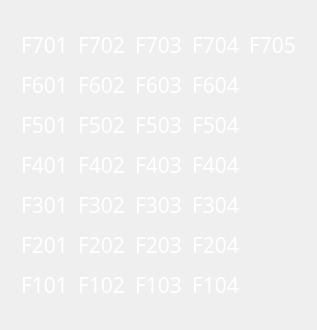
            <widget class="QWidget" name="bay_f_page">
             <layout class="QVBoxLayout" name="verticalLayout_40">
              <item>
               <widget class="QFrame" name="frame_36">
                <property name="frameShape">
                 <enum>QFrame::NoFrame</enum>
                </property>
                <property name="frameShadow">
                 <enum>QFrame::Raised</enum>
                </property>
                <layout class="QHBoxLayout" name="horizontalLayout_10">
                 <property name="spacing">
                  <number>10</number>
                 </property>
                 <property name="leftMargin">
                  <number>10</number>
                 </property>
                 <property name="topMargin">
                  <number>10</number>
                 </property>
                 <property name="rightMargin">
                  <number>10</number>
                 </property>
                 <property name="bottomMargin">
                  <number>10</number>
                 </property>
                 <item>
                  <widget class="QFrame" name="frame_37">
                   <property name="frameShape">
                    <enum>QFrame::NoFrame</enum>
                   </property>
                   <property name="frameShadow">
                    <enum>QFrame::Raised</enum>
                   </property>
                   <layout class="QVBoxLayout" name="verticalLayout_41">
                    <property name="spacing">
                     <number>10</number>
                    </property>
                    <property name="leftMargin">
                     <number>0</number>
                    </property>
                    <property name="rightMargin">
                     <number>0</number>
                    </property>
                    <item>
                     <widget class="QLabel" name="f701">
                      <property name="font">
                       <font>
                        <family>Mitr SemiBold</family>
                        <pointsize>16</pointsize>
                       </font>
                      </property>
                      <property name="styleSheet">
                       <string notr="true">color: rgb(255, 255, 255);</string>
                      </property>
                      <property name="text">
                       <string>F701</string>
                      </property>
                      <property name="alignment">
                       <set>Qt::AlignCenter</set>
                      </property>
                     </widget>
                    </item>
                    <item>
                     <widget class="QLabel" name="f601">
                      <property name="font">
                       <font>
                        <family>Mitr SemiBold</family>
                        <pointsize>16</pointsize>
                       </font>
                      </property>
                      <property name="styleSheet">
                       <string notr="true">color: rgb(255, 255, 255);</string>
                      </property>
                      <property name="text">
                       <string>F601</string>
                      </property>
                      <property name="alignment">
                       <set>Qt::AlignCenter</set>
                      </property>
                     </widget>
                    </item>
                    <item>
                     <widget class="QLabel" name="f501">
                      <property name="font">
                       <font>
                        <family>Mitr SemiBold</family>
                        <pointsize>16</pointsize>
                       </font>
                      </property>
                      <property name="styleSheet">
                       <string notr="true">color: rgb(255, 255, 255);</string>
                      </property>
                      <property name="text">
                       <string>F501</string>
                      </property>
                      <property name="alignment">
                       <set>Qt::AlignCenter</set>
                      </property>
                     </widget>
                    </item>
                    <item>
                     <widget class="QLabel" name="f401">
                      <property name="font">
                       <font>
                        <family>Mitr SemiBold</family>
                        <pointsize>16</pointsize>
                       </font>
                      </property>
                      <property name="styleSheet">
                       <string notr="true">color: rgb(255, 255, 255);</string>
                      </property>
                      <property name="text">
                       <string>F401</string>
                      </property>
                      <property name="alignment">
                       <set>Qt::AlignCenter</set>
                      </property>
                     </widget>
                    </item>
                    <item>
                     <widget class="QLabel" name="f301">
                      <property name="font">
                       <font>
                        <family>Mitr SemiBold</family>
                        <pointsize>16</pointsize>
                       </font>
                      </property>
                      <property name="styleSheet">
                       <string notr="true">color: rgb(255, 255, 255);</string>
                      </property>
                      <property name="text">
                       <string>F301</string>
                      </property>
                      <property name="alignment">
                       <set>Qt::AlignCenter</set>
                      </property>
                     </widget>
                    </item>
                    <item>
                     <widget class="QLabel" name="f201">
                      <property name="font">
                       <font>
                        <family>Mitr SemiBold</family>
                        <pointsize>16</pointsize>
                       </font>
                      </property>
                      <property name="styleSheet">
                       <string notr="true">color: rgb(255, 255, 255);</string>
                      </property>
                      <property name="text">
                       <string>F201</string>
                      </property>
                      <property name="alignment">
                       <set>Qt::AlignCenter</set>
                      </property>
                     </widget>
                    </item>
                    <item>
                     <widget class="QLabel" name="f101">
                      <property name="font">
                       <font>
                        <family>Mitr SemiBold</family>
                        <pointsize>16</pointsize>
                       </font>
                      </property>
                      <property name="styleSheet">
                       <string notr="true">color: rgb(255, 255, 255);</string>
                      </property>
                      <property name="text">
                       <string>F101</string>
                      </property>
                      <property name="alignment">
                       <set>Qt::AlignCenter</set>
                      </property>
                     </widget>
                    </item>
                   </layout>
                  </widget>
                 </item>
                 <item>
                  <widget class="QFrame" name="frame_38">
                   <property name="frameShape">
                    <enum>QFrame::NoFrame</enum>
                   </property>
                   <property name="frameShadow">
                    <enum>QFrame::Raised</enum>
                   </property>
                   <layout class="QVBoxLayout" name="verticalLayout_46">
                    <property name="spacing">
                     <number>10</number>
                    </property>
                    <property name="leftMargin">
                     <number>0</number>
                    </property>
                    <property name="rightMargin">
                     <number>0</number>
                    </property>
                    <item>
                     <widget class="QLabel" name="f702">
                      <property name="font">
                       <font>
                        <family>Mitr SemiBold</family>
                        <pointsize>16</pointsize>
                       </font>
                      </property>
                      <property name="styleSheet">
                       <string notr="true">color: rgb(255, 255, 255);</string>
                      </property>
                      <property name="text">
                       <string>F702</string>
                      </property>
                      <property name="alignment">
                       <set>Qt::AlignCenter</set>
                      </property>
                     </widget>
                    </item>
                    <item>
                     <widget class="QLabel" name="f602">
                      <property name="font">
                       <font>
                        <family>Mitr SemiBold</family>
                        <pointsize>16</pointsize>
                       </font>
                      </property>
                      <property name="styleSheet">
                       <string notr="true">color: rgb(255, 255, 255);</string>
                      </property>
                      <property name="text">
                       <string>F602</string>
                      </property>
                      <property name="alignment">
                       <set>Qt::AlignCenter</set>
                      </property>
                     </widget>
                    </item>
                    <item>
                     <widget class="QLabel" name="f502">
                      <property name="font">
                       <font>
                        <family>Mitr SemiBold</family>
                        <pointsize>16</pointsize>
                       </font>
                      </property>
                      <property name="styleSheet">
                       <string notr="true">color: rgb(255, 255, 255);</string>
                      </property>
                      <property name="text">
                       <string>F502</string>
                      </property>
                      <property name="alignment">
                       <set>Qt::AlignCenter</set>
                      </property>
                     </widget>
                    </item>
                    <item>
                     <widget class="QLabel" name="f402">
                      <property name="font">
                       <font>
                        <family>Mitr SemiBold</family>
                        <pointsize>16</pointsize>
                       </font>
                      </property>
                      <property name="styleSheet">
                       <string notr="true">color: rgb(255, 255, 255);</string>
                      </property>
                      <property name="text">
                       <string>F402</string>
                      </property>
                      <property name="alignment">
                       <set>Qt::AlignCenter</set>
                      </property>
                     </widget>
                    </item>
                    <item>
                     <widget class="QLabel" name="f302">
                      <property name="font">
                       <font>
                        <family>Mitr SemiBold</family>
                        <pointsize>16</pointsize>
                       </font>
                      </property>
                      <property name="styleSheet">
                       <string notr="true">color: rgb(255, 255, 255);</string>
                      </property>
                      <property name="text">
                       <string>F302</string>
                      </property>
                      <property name="alignment">
                       <set>Qt::AlignCenter</set>
                      </property>
                     </widget>
                    </item>
                    <item>
                     <widget class="QLabel" name="f202">
                      <property name="font">
                       <font>
                        <family>Mitr SemiBold</family>
                        <pointsize>16</pointsize>
                       </font>
                      </property>
                      <property name="styleSheet">
                       <string notr="true">color: rgb(255, 255, 255);</string>
                      </property>
                      <property name="text">
                       <string>F202</string>
                      </property>
                      <property name="alignment">
                       <set>Qt::AlignCenter</set>
                      </property>
                     </widget>
                    </item>
                    <item>
                     <widget class="QLabel" name="f102">
                      <property name="font">
                       <font>
                        <family>Mitr SemiBold</family>
                        <pointsize>16</pointsize>
                       </font>
                      </property>
                      <property name="styleSheet">
                       <string notr="true">color: rgb(255, 255, 255);</string>
                      </property>
                      <property name="text">
                       <string>F102</string>
                      </property>
                      <property name="alignment">
                       <set>Qt::AlignCenter</set>
                      </property>
                     </widget>
                    </item>
                   </layout>
                  </widget>
                 </item>
                 <item>
                  <widget class="QFrame" name="frame_39">
                   <property name="frameShape">
                    <enum>QFrame::NoFrame</enum>
                   </property>
                   <property name="frameShadow">
                    <enum>QFrame::Raised</enum>
                   </property>
                   <layout class="QVBoxLayout" name="verticalLayout_47">
                    <property name="spacing">
                     <number>10</number>
                    </property>
                    <property name="leftMargin">
                     <number>0</number>
                    </property>
                    <property name="rightMargin">
                     <number>0</number>
                    </property>
                    <item>
                     <widget class="QLabel" name="f703">
                      <property name="font">
                       <font>
                        <family>Mitr SemiBold</family>
                        <pointsize>16</pointsize>
                       </font>
                      </property>
                      <property name="styleSheet">
                       <string notr="true">color: rgb(255, 255, 255);</string>
                      </property>
                      <property name="text">
                       <string>F703</string>
                      </property>
                      <property name="alignment">
                       <set>Qt::AlignCenter</set>
                      </property>
                     </widget>
                    </item>
                    <item>
                     <widget class="QLabel" name="f603">
                      <property name="font">
                       <font>
                        <family>Mitr SemiBold</family>
                        <pointsize>16</pointsize>
                       </font>
                      </property>
                      <property name="styleSheet">
                       <string notr="true">color: rgb(255, 255, 255);</string>
                      </property>
                      <property name="text">
                       <string>F603</string>
                      </property>
                      <property name="alignment">
                       <set>Qt::AlignCenter</set>
                      </property>
                     </widget>
                    </item>
                    <item>
                     <widget class="QLabel" name="f503">
                      <property name="font">
                       <font>
                        <family>Mitr SemiBold</family>
                        <pointsize>16</pointsize>
                       </font>
                      </property>
                      <property name="styleSheet">
                       <string notr="true">color: rgb(255, 255, 255);</string>
                      </property>
                      <property name="text">
                       <string>F503</string>
                      </property>
                      <property name="alignment">
                       <set>Qt::AlignCenter</set>
                      </property>
                     </widget>
                    </item>
                    <item>
                     <widget class="QLabel" name="f403">
                      <property name="font">
                       <font>
                        <family>Mitr SemiBold</family>
                        <pointsize>16</pointsize>
                       </font>
                      </property>
                      <property name="styleSheet">
                       <string notr="true">color: rgb(255, 255, 255);</string>
                      </property>
                      <property name="text">
                       <string>F403</string>
                      </property>
                      <property name="alignment">
                       <set>Qt::AlignCenter</set>
                      </property>
                     </widget>
                    </item>
                    <item>
                     <widget class="QLabel" name="f303">
                      <property name="font">
                       <font>
                        <family>Mitr SemiBold</family>
                        <pointsize>16</pointsize>
                       </font>
                      </property>
                      <property name="styleSheet">
                       <string notr="true">color: rgb(255, 255, 255);</string>
                      </property>
                      <property name="text">
                       <string>F303</string>
                      </property>
                      <property name="alignment">
                       <set>Qt::AlignCenter</set>
                      </property>
                     </widget>
                    </item>
                    <item>
                     <widget class="QLabel" name="f203">
                      <property name="font">
                       <font>
                        <family>Mitr SemiBold</family>
                        <pointsize>16</pointsize>
                       </font>
                      </property>
                      <property name="styleSheet">
                       <string notr="true">color: rgb(255, 255, 255);</string>
                      </property>
                      <property name="text">
                       <string>F203</string>
                      </property>
                      <property name="alignment">
                       <set>Qt::AlignCenter</set>
                      </property>
                     </widget>
                    </item>
                    <item>
                     <widget class="QLabel" name="f103">
                      <property name="font">
                       <font>
                        <family>Mitr SemiBold</family>
                        <pointsize>16</pointsize>
                       </font>
                      </property>
                      <property name="styleSheet">
                       <string notr="true">color: rgb(255, 255, 255);</string>
                      </property>
                      <property name="text">
                       <string>F103</string>
                      </property>
                      <property name="alignment">
                       <set>Qt::AlignCenter</set>
                      </property>
                     </widget>
                    </item>
                   </layout>
                  </widget>
                 </item>
                 <item>
                  <widget class="QFrame" name="frame_40">
                   <property name="frameShape">
                    <enum>QFrame::NoFrame</enum>
                   </property>
                   <property name="frameShadow">
                    <enum>QFrame::Raised</enum>
                   </property>
                   <layout class="QVBoxLayout" name="verticalLayout_48">
                    <property name="spacing">
                     <number>10</number>
                    </property>
                    <property name="leftMargin">
                     <number>0</number>
                    </property>
                    <property name="rightMargin">
                     <number>0</number>
                    </property>
                    <item>
                     <widget class="QLabel" name="f704">
                      <property name="font">
                       <font>
                        <family>Mitr SemiBold</family>
                        <pointsize>16</pointsize>
                       </font>
                      </property>
                      <property name="styleSheet">
                       <string notr="true">color: rgb(255, 255, 255);</string>
                      </property>
                      <property name="text">
                       <string>F704</string>
                      </property>
                      <property name="alignment">
                       <set>Qt::AlignCenter</set>
                      </property>
                     </widget>
                    </item>
                    <item>
                     <widget class="QLabel" name="f604">
                      <property name="font">
                       <font>
                        <family>Mitr SemiBold</family>
                        <pointsize>16</pointsize>
                       </font>
                      </property>
                      <property name="styleSheet">
                       <string notr="true">color: rgb(255, 255, 255);</string>
                      </property>
                      <property name="text">
                       <string>F604</string>
                      </property>
                      <property name="alignment">
                       <set>Qt::AlignCenter</set>
                      </property>
                     </widget>
                    </item>
                    <item>
                     <widget class="QLabel" name="f504">
                      <property name="font">
                       <font>
                        <family>Mitr SemiBold</family>
                        <pointsize>16</pointsize>
                       </font>
                      </property>
                      <property name="styleSheet">
                       <string notr="true">color: rgb(255, 255, 255);</string>
                      </property>
                      <property name="text">
                       <string>F504</string>
                      </property>
                      <property name="alignment">
                       <set>Qt::AlignCenter</set>
                      </property>
                     </widget>
                    </item>
                    <item>
                     <widget class="QLabel" name="f404">
                      <property name="font">
                       <font>
                        <family>Mitr SemiBold</family>
                        <pointsize>16</pointsize>
                       </font>
                      </property>
                      <property name="styleSheet">
                       <string notr="true">color: rgb(255, 255, 255);</string>
                      </property>
                      <property name="text">
                       <string>F404</string>
                      </property>
                      <property name="alignment">
                       <set>Qt::AlignCenter</set>
                      </property>
                     </widget>
                    </item>
                    <item>
                     <widget class="QLabel" name="f304">
                      <property name="font">
                       <font>
                        <family>Mitr SemiBold</family>
                        <pointsize>16</pointsize>
                       </font>
                      </property>
                      <property name="styleSheet">
                       <string notr="true">color: rgb(255, 255, 255);</string>
                      </property>
                      <property name="text">
                       <string>F304</string>
                      </property>
                      <property name="alignment">
                       <set>Qt::AlignCenter</set>
                      </property>
                     </widget>
                    </item>
                    <item>
                     <widget class="QLabel" name="f204">
                      <property name="font">
                       <font>
                        <family>Mitr SemiBold</family>
                        <pointsize>16</pointsize>
                       </font>
                      </property>
                      <property name="styleSheet">
                       <string notr="true">color: rgb(255, 255, 255);</string>
                      </property>
                      <property name="text">
                       <string>F204</string>
                      </property>
                      <property name="alignment">
                       <set>Qt::AlignCenter</set>
                      </property>
                     </widget>
                    </item>
                    <item>
                     <widget class="QLabel" name="f104">
                      <property name="font">
                       <font>
                        <family>Mitr SemiBold</family>
                        <pointsize>16</pointsize>
                       </font>
                      </property>
                      <property name="styleSheet">
                       <string notr="true">color: rgb(255, 255, 255);</string>
                      </property>
                      <property name="text">
                       <string>F104</string>
                      </property>
                      <property name="alignment">
                       <set>Qt::AlignCenter</set>
                      </property>
                     </widget>
                    </item>
                   </layout>
                  </widget>
                 </item>
                 <item>
                  <widget class="QFrame" name="frame_41">
                   <property name="frameShape">
                    <enum>QFrame::NoFrame</enum>
                   </property>
                   <property name="frameShadow">
                    <enum>QFrame::Raised</enum>
                   </property>
                   <layout class="QVBoxLayout" name="verticalLayout_49">
                    <property name="spacing">
                     <number>10</number>
                    </property>
                    <property name="leftMargin">
                     <number>0</number>
                    </property>
                    <property name="rightMargin">
                     <number>0</number>
                    </property>
                    <item>
                     <widget class="QLabel" name="f705">
                      <property name="font">
                       <font>
                        <family>Mitr SemiBold</family>
                        <pointsize>16</pointsize>
                       </font>
                      </property>
                      <property name="styleSheet">
                       <string notr="true">color: rgb(255, 255, 255);</string>
                      </property>
                      <property name="text">
                       <string>F705</string>
                      </property>
                      <property name="alignment">
                       <set>Qt::AlignCenter</set>
                      </property>
                     </widget>
                    </item>
                    <item>
                     <widget class="QLabel" name="f601_5">
                      <property name="font">
                       <font>
                        <family>Mitr SemiBold</family>
                        <pointsize>16</pointsize>
                       </font>
                      </property>
                      <property name="text">
                       <string/>
                      </property>
                      <property name="alignment">
                       <set>Qt::AlignCenter</set>
                      </property>
                     </widget>
                    </item>
                    <item>
                     <widget class="QLabel" name="f501_5">
                      <property name="font">
                       <font>
                        <family>Mitr SemiBold</family>
                        <pointsize>16</pointsize>
                       </font>
                      </property>
                      <property name="text">
                       <string/>
                      </property>
                      <property name="alignment">
                       <set>Qt::AlignCenter</set>
                      </property>
                     </widget>
                    </item>
                    <item>
                     <widget class="QLabel" name="f401_5">
                      <property name="font">
                       <font>
                        <family>Mitr SemiBold</family>
                        <pointsize>16</pointsize>
                       </font>
                      </property>
                      <property name="text">
                       <string/>
                      </property>
                      <property name="alignment">
                       <set>Qt::AlignCenter</set>
                      </property>
                     </widget>
                    </item>
                    <item>
                     <widget class="QLabel" name="f301_5">
                      <property name="font">
                       <font>
                        <family>Mitr SemiBold</family>
                        <pointsize>16</pointsize>
                       </font>
                      </property>
                      <property name="text">
                       <string/>
                      </property>
                      <property name="alignment">
                       <set>Qt::AlignCenter</set>
                      </property>
                     </widget>
                    </item>
                    <item>
                     <widget class="QLabel" name="f201_5">
                      <property name="font">
                       <font>
                        <family>Mitr SemiBold</family>
                        <pointsize>16</pointsize>
                       </font>
                      </property>
                      <property name="text">
                       <string/>
                      </property>
                      <property name="alignment">
                       <set>Qt::AlignCenter</set>
                      </property>
                     </widget>
                    </item>
                    <item>
                     <widget class="QLabel" name="f101_5">
                      <property name="font">
                       <font>
                        <family>Mitr SemiBold</family>
                        <pointsize>16</pointsize>
                       </font>
                      </property>
                      <property name="text">
                       <string/>
                      </property>
                      <property name="alignment">
                       <set>Qt::AlignCenter</set>
                      </property>
                     </widget>
                    </item>
                   </layout>
                  </widget>
                 </item>
                </layout>
               </widget>
              </item>
             </layout>
            </widget>
